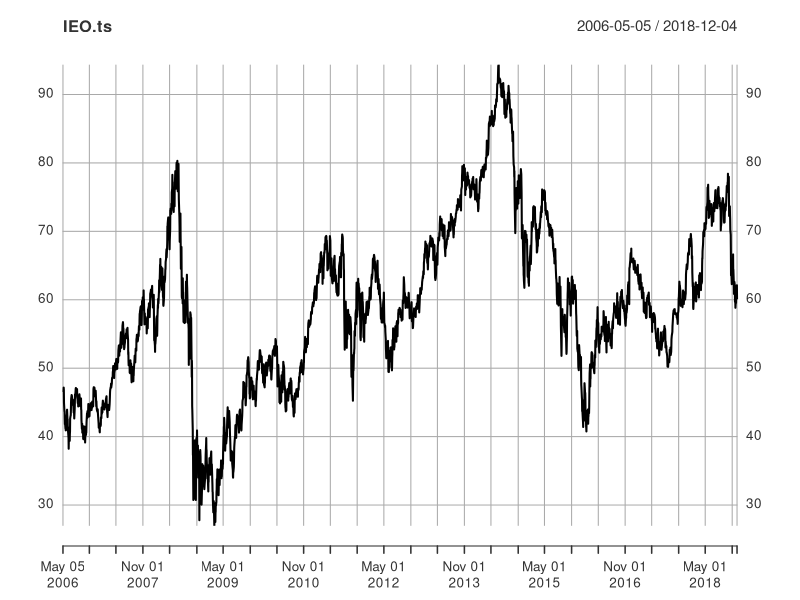
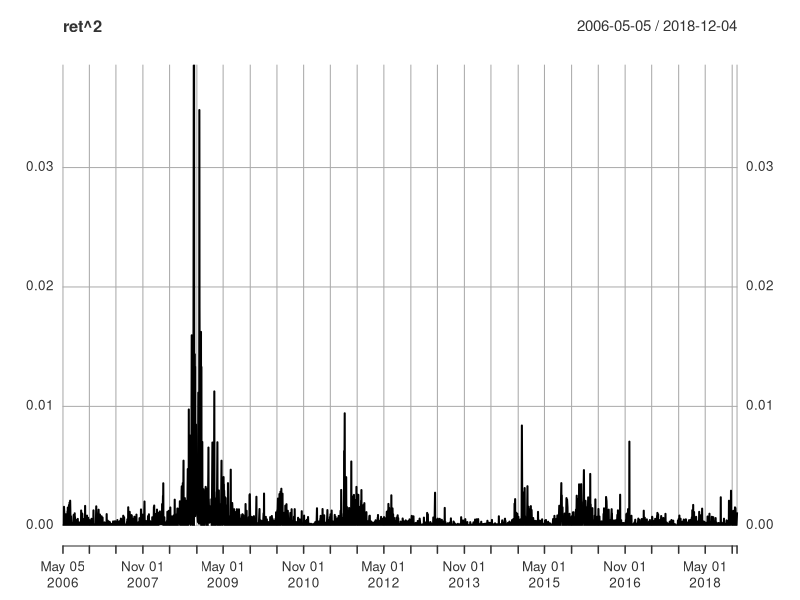
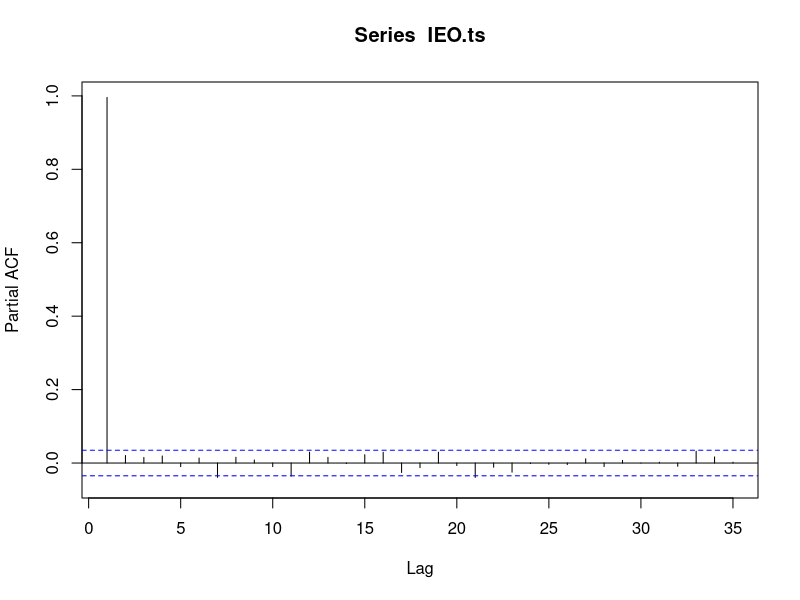
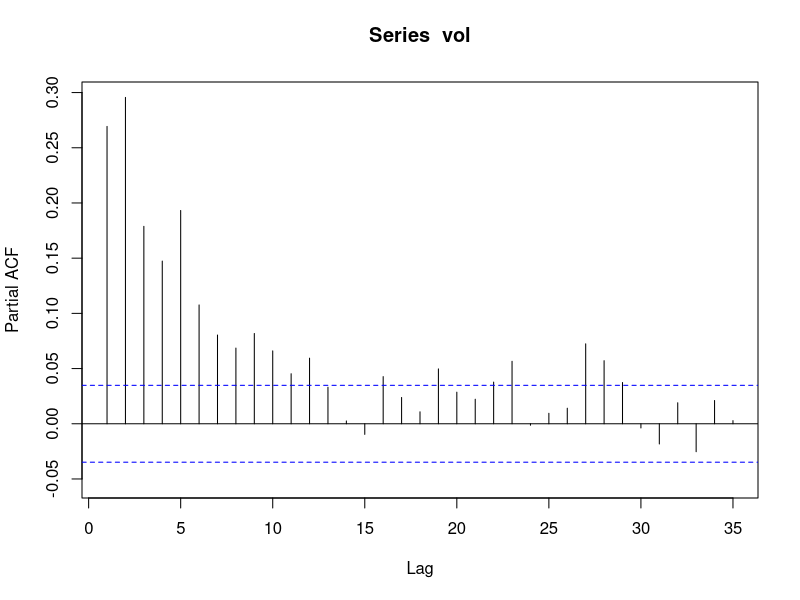
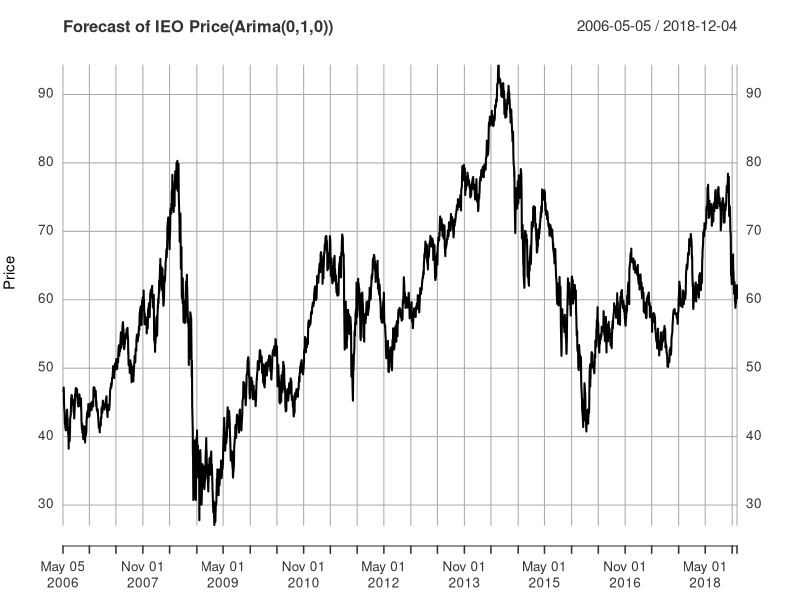
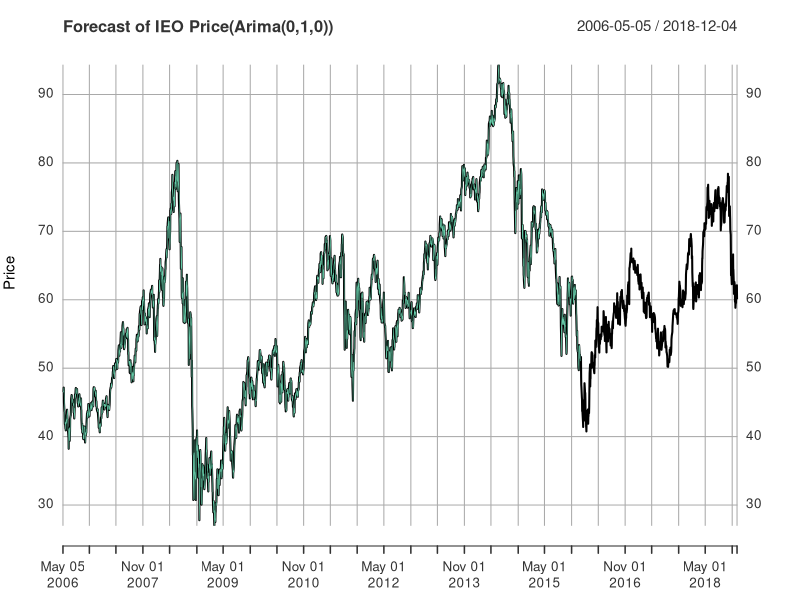
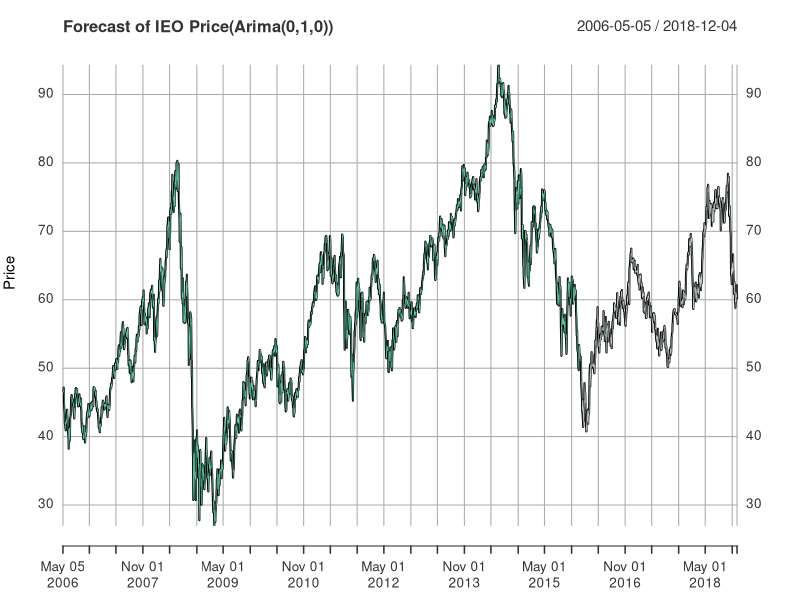
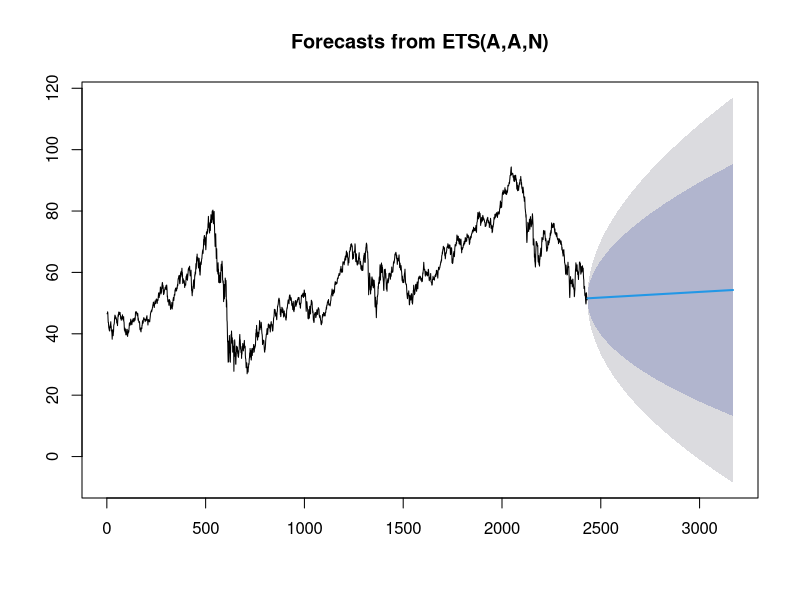

Write the R code that produced these figures, in order. (Note: this script raises an error after producing the figures.)
## ---- chunk 1
library(forecast)
library(zoo)
library(xts)
library(urca)
library(ggplot2)
#IEO is an oil exploitation ETF, frequently trading
IEO<-read.csv("IEO.csv")
#Make IEO time series
IEO.ts <- xts(IEO$Adj.Close, as.Date(IEO$Date))
plot(IEO.ts)
#create return and variance
ret<-diff(log(IEO.ts))
plot(ret^2)
#examine pacf of IEO time series, significant correlation with one lag. 
#Highly likely to be random walk and need further test for unit root.
Pacf(IEO.ts)
#examine volatility of return, which is persistent and gradually decay
vol<-sqrt(ret^2)
Pacf(vol)
#create training and validation set
train.ts <- window(IEO.ts, end = "2015-12-31")
valid.ts <- window(IEO.ts, start = "2016-01-01")
ntrain <- length(train.ts)
nvalid <- length(valid.ts)

#DF Test on Whole Data Set, Fail to reject null hypothesis → unit root 
df.test <- ur.df(IEO.ts,type="trend",selectlags="BIC")
print(summary(df.test))
sum <- summary(df.test)
teststat <- sum@teststat[3]
# critical value at 5 percent
critical <- sum@cval[3,2]
abs(critical)<abs(teststat) #Not reject null, series has unit root

# Build Arima Model based on "bic" using training data set
ArimaMod <- auto.arima(train.ts, d=1, ic="bic", seasonal = FALSE)
summary(ArimaMod) #give us (0,1,0), that is a random walk
fcast_Arima<- Arima(valid.ts, model = ArimaMod) #one step ahead forecasting
#make fitted value both in training and validation time series data;preparing for ploting
fcast_fitted_Arima.ts <- xts(fcast_Arima$fitted, as.Date(IEO$Date[(ntrain+1):(ntrain+nvalid)]))
mod_fitted_Arima.ts <- xts(ArimaMod$fitted, as.Date(IEO$Date[1:ntrain]))
#examine model's accuracy
print(accuracy(fcast_Arima$fitted, valid.ts))

#Plot, the fitted values highly coincide with actual value due to one step ahead process
plot(IEO.ts, ylab="Price",xlab="Time",bty="l",main="Forecast of IEO Price(Arima(0,1,0))", flty=2)
lines(mod_fitted_Arima.ts, lwd=0.5,col="aquamarine3")
lines(fcast_fitted_Arima.ts, lwd=0.5,col="azure3")

## ---- chunk 2
# Exponential Filter Forecast
# First, estimate addiive trend filter
filter.mod <- ets(train.ts, model = "AAN")
# Now, build forecasts for validation periods (uses no data there)
filter.pred <- forecast(filter.mod, h = nvalid)
plot(filter.pred)
# Now, build one step ahead forecasts for validation data, using estimated model
filter.onestep <- ets(valid.ts, model = filter.mod)
#make it time series through xts
filter.onestep.fitted.ts <- xts(filter.onestep$fitted, as.Date(IEO$Date[(ntrain + 1):(ntrain + nvalid)]))
plot(IEO.ts, main = "Filter Forecast (with trend)")
lines(filter.onestep.fitted.ts,lwd = 1, col="azure3", lty = 2)
# check accuracy
print(accuracy(filter.onestep$fitted, valid.ts))
## ---- chunk 3
# Use Mean of full data set as Naive Forecast
nALL <- length(IEO.ts)
naive.valid <- rep(mean(IEO.ts),nvalid)
naive.ts<-xts(naive.valid, as.Date(IEO$Date[(ntrain + 1):(ntrain + nvalid)]))
#Plot
plot(IEO.ts)
lines(naive.ts,col="blue") 

# RMSE of Naive, Arima and Filter
naive.valid.res <- valid.ts-naive.valid
arima.valid.res<-residuals(fcast_Arima)
filter.valid.res<-residuals(filter.onestep)
V.rmse <- rep(NA,3)
V.mae<-rep(NA,3)
V.rmse[1] <- sqrt(mean((naive.valid.res)^2, na.rm =TRUE))
V.rmse[2] <- sqrt(mean((arima.valid.res)^2, na.rm =TRUE))
V.rmse[3]  <- sqrt(mean((filter.valid.res)^2, na.rm =TRUE))
V.mae[1]<-mean(abs(naive.valid.res))
V.mae[2]<-mean(abs(arima.valid.res))
V.mae[3]<-mean(abs(filter.valid.res))
# Compare RMSE for three models 
a<-data.frame(V.rmse=V.rmse,
              Vmae=V.mae,
           row.names = c("Naive", "Arima","Filter"))
print(a)

## ---- chunk 4
# perform some Diebold/Mariano tests
print("Diebold/Mariano ARIMA versus Naive")
print(dm.test(residuals(fcast_Arima),naive.valid.res))

print("Diebold/Mariano Exponential Filter versus Naive")
print(dm.test(residuals(filter.onestep),naive.valid.res))

print("Diebold/Mariano ARIMA versus Exponential Filter")
print(dm.test(residuals(fcast_Arima),residuals(filter.onestep)))
## ---- chunk 5
#AGG ETF
AGG<-read.csv("AGG.csv")
Return<-diff(log(AGG$Adj.Close))
Date<-AGG[-1,1]
bond_return.ts <- zoo(Return,as.Date(Date))
bond_return.valid <- window(bond_return.ts,start=as.Date("2016-01-01"),end = as.Date("2018-12-04"))
tail(bond_return.valid)
#compare variance of IEO and bond
IEO_var<-window(ret^2,start=as.Date("2016-01-01"),end = as.Date("2018-12-04"))
bond_var<-bond_return.valid^2
plot(bond_var)
#Plot both varainces
ggplot() + 
  geom_line(aes(y = IEO_var, x = time(IEO_var), col = "IEO's variance"))+
  geom_line(aes(y = bond_var, x = time(bond_var), col = "Bond's variance")) +
  labs(title ="Bond's varaince vs IEO's varaince", x = "Time", y = "Daily Variance")+
  theme(legend.position = "bottom")
# The volatility of bond respecting to IEO is very small

## ---- chunk 6
#Aggregation Function
monagg <- function(data)
{
  temp <- tail(data,n=1)
  m <- nrow(data)
  # these are the three lines to really pay attention to
  temp$ret <- prod(1+data$V1)-1
  temp$m <- m # number of days
  temp$sd<-sd(data$V1)
  # return monthly record
  temp
}
#Generate IEO's Returns
IEO<-read.csv("IEO.csv")
IEO.ts <- xts(IEO$Adj.Close, as.Date(IEO$Date))
rsp <- diff(log(IEO.ts))
rsp<-rsp[-1,]
head(rsp)
train.ts <- window(rsp, end = "2015-12-31")
valid.ts <- window(rsp, start = "2016-01-01")
ntrain <- length(train.ts)
nvalid <- length(valid.ts)

# GARCH Model in Training set
spec <- ugarchspec(variance.model=list(model="sGARCH",garchOrder=c(1,1)),
                   mean.model=list(include.mean=T,armaOrder=c(0,0)))
fittrain <- ugarchfit(spec = spec, data=train.ts)

# Forecasting Volatility in Validation set
setfixed(spec) <- as.list(coef(fittrain))
ugarchfilter <- ugarchfilter(spec=spec,data=valid.ts)
# fitted volatility
garchVolvalid.ts <- zoo(sigma(ugarchfilter))
#check mean of fitted volatility
mean(garchVolvalid.ts)
#plot fitted volatility
ggplot() + 
  geom_line(aes(y = sqrt(IEO_var), x = time(IEO_var), col = "IEO's volatility"))+
  geom_line(aes(y = garchVolvalid.ts, x = time(garchVolvalid.ts), col = "fitted volatility")) +
  labs(title ="Garch fitted volatility vs actual volatility", x = "Time", y = "Daily Volatility")+
  theme(legend.position = "bottom")


#Build Strategy:
#set for 1 percent daily volatility target
#use GARCH fitted volatility as estimate of next day's volatility to adjust daily weight
#use Arima fitted return as estimate of next day's return
#compare dynamic strategy to constant strategy and whole equity strategy through monthly aggregation 
target<-0.01
weight <- target/garchVolvalid.ts
#The maximum weight is 1
weight[weight$x>1]=1
length(weight)
# constant portfolio benchmark
mweight <- mean(weight)

# dynamic daily portfolio 
#one step ahead fitted return
IEO_fitted.return<-diff(log(fcast_Arima$fitted))
head(IEO_fitted.return)
length(IEO_fitted.return)
#Adjust length the same as fitted return
weight<-weight[-1]
length(weight)
bond_return.valid<-bond_return.valid[-1]
length(bond_return.valid)

#Return for dynamic portfolio
pret  <-  as.vector(IEO_fitted.return*weight)  + as.vector(bond_return.valid*(1-weight))
#Return for constant weight portfolio
pretConstant <-  as.vector(IEO_fitted.return)*mweight  + as.vector(bond_return.valid)*(1-mweight)
#Return for Whole IEO ETF
pretEquity   <- as.vector(IEO_fitted.return)

# Monthly Aggregate Return for Dynamic Strategy
pret.ts <- xts(pret, as.Date(IEO$Date[(ntrain+2):(ntrain+nvalid)]))
pret.month <- as.data.frame(pret.ts)
pret.month$date <- rownames(pret.month)
pret.month$key <-as.numeric(format(as.Date(pret.month$date),"%Y"))*100+as.numeric(format(as.Date(pret.month$date),"%m"))
pret.month<-pret.month[-1,]

pret.month <- ddply(pret.month,.variables = "key",.fun = monagg)
#mean annualized return
mean(pret.month$ret)*12
#mean annualized standard deviation
mean(pret.month$sd,na.rm = TRUE)*sqrt(12)


# Monthly Aggregate Return for Constant Strategy
pretConstant.ts <- xts(pretConstant, as.Date(IEO$Date[(ntrain+2):(ntrain+nvalid)]))
pretConstant.month <- as.data.frame(pretConstant.ts)
pretConstant.month$date <- rownames(pretConstant.month)
pretConstant.month$key <-as.numeric(format(as.Date(pretConstant.month$date),"%Y"))*100+as.numeric(format(as.Date(pretConstant.month$date),"%m"))
pretConstant.month<-pretConstant.month[-1,]
pretConstant.month <- ddply(pretConstant.month,.variables = "key",.fun = monagg)
#mean annualized return
mean(pretConstant.month$ret)*12
#mean annualized standard deviation
mean(pretConstant.month$sd,na.rm = TRUE)*sqrt(12)

# Monthly Aggregate Return for Whole ETF
pretEquity.ts <- xts(pretEquity, as.Date(IEO$Date[(ntrain+2):(ntrain+nvalid)]))
pretEquity.month <- as.data.frame(pretEquity.ts)
pretEquity.month$date <- rownames(pretEquity.month)
pretEquity.month$key <-as.numeric(format(as.Date(pretEquity.month$date),"%Y"))*100+as.numeric(format(as.Date(pretEquity.month$date),"%m"))
pretEquity.month<-pretEquity.month[-1,]
pretEquity.month <- ddply(pretEquity.month,.variables = "key",.fun = monagg)
#mean annualized return
mean(pretEquity.month$ret)*12
#mean annualized standard deviation
mean(pretEquity.month$sd,na.rm = TRUE)*sqrt(12)

# Compare annualized mean, standard deviation and sharp ratio for three strategies 
A.return <- rep(NA,3)
A.volatility<-rep(NA,3)
A.sharpe_ratio<-rep(NA,3)
A.return[1] <- mean(pret.month$ret)*12
A.return[2] <- mean(pretConstant.month$ret)*12
A.return[3]  <- mean(pretEquity.month$ret)*12
A.volatility[1]<-mean(pret.month$sd,na.rm = TRUE)*sqrt(12)
A.volatility[2]<-mean(pretConstant.month$sd,na.rm = TRUE)*sqrt(12)
A.volatility[3]<-mean(pretEquity.month$sd,na.rm = TRUE)*sqrt(12)
A.sharpe_ratio[1]<-(mean(pret.month$ret)*12-0.03)/(mean(pret.month$sd,na.rm = TRUE)*sqrt(12))
A.sharpe_ratio[2]<-(mean(pretConstant.month$ret)*12-0.03)/(mean(pretConstant.month$sd,na.rm = TRUE)*sqrt(12))
A.sharp_ratio[3]<-(mean(pretEquity.month$ret)*12-0.03)/(mean(pretEquity.month$sd,na.rm = TRUE)*sqrt(12))


a<-data.frame(A.return=A.return,
              A.volatility=A.volatility,
              A.sharpe_ratio=A.sharp_ratio,
           row.names = c("Dynamic Strategy", "Constant Strategy","Whole Equity Strategy"))
print(a)

